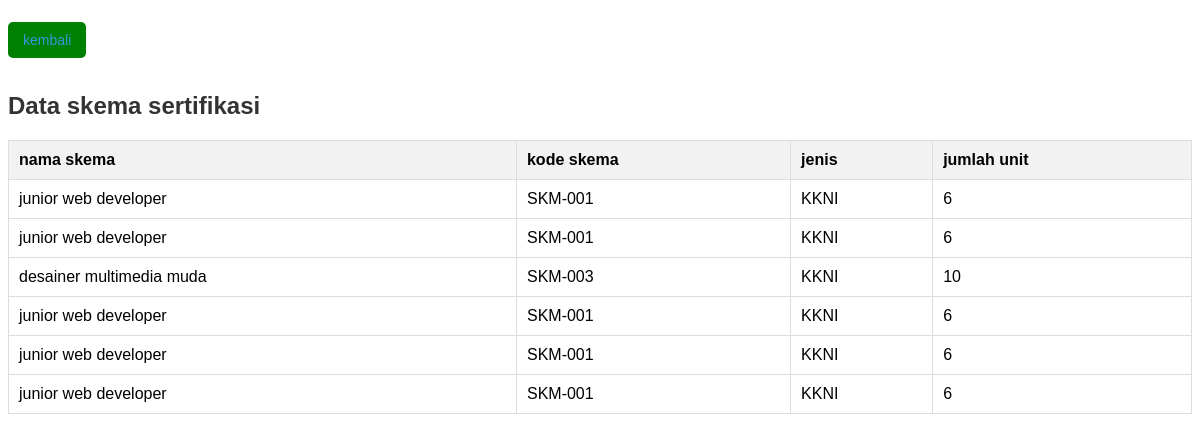
The page /dataskema.php on the database its author committed.
### tables this page shows
CREATE TABLE `peserta` (
  `id_peserta` int(11) NOT NULL,
  `kd_skema` varchar(10) DEFAULT NULL,
  `nm_peserta` varchar(50) DEFAULT NULL,
  `jekel` varchar(10) DEFAULT NULL,
  `alamat` varchar(100) DEFAULT NULL,
  `no_hp` varchar(15) DEFAULT NULL
);

CREATE TABLE `skema_pendidikan` (
  `kd_skema` varchar(10) NOT NULL,
  `nm_skema` varchar(50) DEFAULT NULL,
  `jenis` varchar(10) DEFAULT NULL,
  `jml_unit` int(11) DEFAULT NULL
);

### dataskema.php (the view, shortened to what this page needs)
<?php
$koneksi = mysqli_connect("localhost", "root", "", "skema_db");
if ($_SERVER['REQUEST_METHOD'] == 'POST') {
    $keyword = $_POST['keyword'];
    $query = "SELECT
                peserta.id_peserta,
                peserta.nm_peserta,
                peserta.jekel,
                peserta.alamat,
                peserta.no_hp,
                skema_pendidikan.nm_skema,
                skema_pendidikan.kd_skema,
                skema_pendidikan.jenis,
                skema_pendidikan.jml_unit
            FROM
                peserta
            INNER JOIN
                skema_pendidikan ON peserta.kd_skema = skema_pendidikan.kd_skema
            WHERE
                peserta.nm_peserta LIKE '%$keyword%'";
} else {
    $query = "SELECT
                peserta.id_peserta,
                peserta.nm_peserta,
                peserta.jekel,
                peserta.alamat,
                peserta.no_hp,
                skema_pendidikan.nm_skema,
                skema_pendidikan.kd_skema,
                skema_pendidikan.jenis,
                skema_pendidikan.jml_unit
            FROM
                peserta
            INNER JOIN
                skema_pendidikan ON peserta.kd_skema = skema_pendidikan.kd_skema";
}
$result = mysqli_query($koneksi, $query);
?>
<!DOCTYPE html>
<html lang="en">
<head>
</head>
<body>
<p class="button"><a href="data.php">kembali</a></p>
    <h2>Data skema sertifikasi</h2>
    <table>
    <thead>
        <tr>
            <th>nama skema</th>
            <th>kode skema</th>
            <th>jenis</th>
            <th>jumlah unit</th>
        </tr>
    </thead>
        <?php
        while ($row = mysqli_fetch_assoc($result)) {
            echo "<tr>";
            echo "<td>" . $row['nm_skema'] . "</td>";
            echo "<td>" . $row['kd_skema'] . "</td>";
            echo "<td>" . $row['jenis'] . "</td>";
            echo "<td>" . $row['jml_unit'] . "</td>";
            echo "</tr>";
        }
        ?>
    </table>
</body>
</html>

### dataskema.php (style rules this page uses)
body { font-family: Arial, sans-serif; }
h2 { color: #333; }
table { width: 100%; border-collapse: collapse; margin-top: 20px; }
table, th, td { border: 1px solid #ddd; }
th, td { padding: 10px; text-align: left; }
th { background-color: #f2f2f2; }
a { text-decoration: none; color: #3498db; }
.button { display: inline-block; padding: 10px 15px; font-size: 14px; cursor: pointer; background-color: green; color: #fff; text-decoration: none; border-radius: 5px; }

### rows shown on the page
peserta: kd_skema.nm_skema "junior web developer", kd_skema.kd_skema "SKM-001", kd_skema.jenis "KKNI", kd_skema.jml_unit "6"
peserta: kd_skema.nm_skema "junior web developer", kd_skema.kd_skema "SKM-001", kd_skema.jenis "KKNI", kd_skema.jml_unit "6"
peserta: kd_skema.nm_skema "desainer multimedia muda", kd_skema.kd_skema "SKM-003", kd_skema.jenis "KKNI", kd_skema.jml_unit "10"
peserta: kd_skema.nm_skema "junior web developer", kd_skema.kd_skema "SKM-001", kd_skema.jenis "KKNI", kd_skema.jml_unit "6"
peserta: kd_skema.nm_skema "junior web developer", kd_skema.kd_skema "SKM-001", kd_skema.jenis "KKNI", kd_skema.jml_unit "6"
peserta: kd_skema.nm_skema "junior web developer", kd_skema.kd_skema "SKM-001", kd_skema.jenis "KKNI", kd_skema.jml_unit "6"
